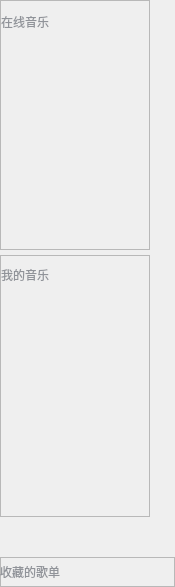
              <widget class="QWidget" name="LeftBox">
               <property name="geometry">
                <rect>
                 <x>0</x>
                 <y>0</y>
                 <width>175</width>
                 <height>587</height>
                </rect>
               </property>
               <layout class="QVBoxLayout" name="verticalLayout_11">
                <property name="spacing">
                 <number>5</number>
                </property>
                <property name="leftMargin">
                 <number>0</number>
                </property>
                <property name="topMargin">
                 <number>0</number>
                </property>
                <property name="rightMargin">
                 <number>0</number>
                </property>
                <property name="bottomMargin">
                 <number>0</number>
                </property>
                <item>
                 <widget class="QFrame" name="OnLineMusicBox">
                  <property name="minimumSize">
                   <size>
                    <width>150</width>
                    <height>190</height>
                   </size>
                  </property>
                  <property name="maximumSize">
                   <size>
                    <width>150</width>
                    <height>250</height>
                   </size>
                  </property>
                  <property name="styleSheet">
                   <string notr="true">#OnLineMusicBox
{
	padding-bottom:20px;
}</string>
                  </property>
                  <property name="frameShape">
                   <enum>QFrame::Shape::StyledPanel</enum>
                  </property>
                  <property name="frameShadow">
                   <enum>QFrame::Shadow::Raised</enum>
                  </property>
                  <layout class="QVBoxLayout" name="verticalLayout_4">
                   <property name="spacing">
                    <number>10</number>
                   </property>
                   <property name="leftMargin">
                    <number>0</number>
                   </property>
                   <property name="topMargin">
                    <number>0</number>
                   </property>
                   <property name="rightMargin">
                    <number>0</number>
                   </property>
                   <property name="bottomMargin">
                    <number>0</number>
                   </property>
                   <item>
                    <widget class="QLabel" name="OnLineMusicText">
                     <property name="maximumSize">
                      <size>
                       <width>16777215</width>
                       <height>30</height>
                      </size>
                     </property>
                     <property name="styleSheet">
                      <string notr="true">color:#909399;
font-size:12px;</string>
                     </property>
                     <property name="text">
                      <string>在线音乐</string>
                     </property>
                    </widget>
                   </item>
                   <item>
                    <widget class="btFrom" name="recbt" native="true">
                     <property name="maximumSize">
                      <size>
                       <width>16777215</width>
                       <height>30</height>
                      </size>
                     </property>
                     <property name="styleSheet">
                      <string notr="true">#testbt
{
}</string>
                     </property>
                    </widget>
                   </item>
                   <item>
                    <widget class="btFrom" name="musicsbt" native="true">
                     <property name="maximumSize">
                      <size>
                       <width>16777215</width>
                       <height>30</height>
                      </size>
                     </property>
                     <property name="styleSheet">
                      <string notr="true">#testbt
{
}</string>
                     </property>
                    </widget>
                   </item>
                   <item>
                    <widget class="btFrom" name="videobt" native="true">
                     <property name="maximumSize">
                      <size>
                       <width>16777215</width>
                       <height>30</height>
                      </size>
                     </property>
                     <property name="styleSheet">
                      <string notr="true">#testbt
{
}</string>
                     </property>
                    </widget>
                   </item>
                   <item>
                    <widget class="btFrom" name="radiobt" native="true">
                     <property name="maximumSize">
                      <size>
                       <width>16777215</width>
                       <height>30</height>
                      </size>
                     </property>
                     <property name="styleSheet">
                      <string notr="true">#testbt
{
}</string>
                     </property>
                    </widget>
                   </item>
                  </layout>
                 </widget>
                </item>
                <item>
                 <widget class="QFrame" name="MyMusic">
                  <property name="minimumSize">
                   <size>
                    <width>0</width>
                    <height>240</height>
                   </size>
                  </property>
                  <property name="maximumSize">
                   <size>
                    <width>150</width>
                    <height>16777215</height>
                   </size>
                  </property>
                  <property name="frameShape">
                   <enum>QFrame::Shape::StyledPanel</enum>
                  </property>
                  <property name="frameShadow">
                   <enum>QFrame::Shadow::Raised</enum>
                  </property>
                  <layout class="QVBoxLayout" name="verticalLayout_5">
                   <property name="spacing">
                    <number>10</number>
                   </property>
                   <property name="leftMargin">
                    <number>0</number>
                   </property>
                   <property name="topMargin">
                    <number>0</number>
                   </property>
                   <property name="rightMargin">
                    <number>0</number>
                   </property>
                   <property name="bottomMargin">
                    <number>0</number>
                   </property>
                   <item>
                    <widget class="QLabel" name="MyMusicText">
                     <property name="maximumSize">
                      <size>
                       <width>16777215</width>
                       <height>30</height>
                      </size>
                     </property>
                     <property name="styleSheet">
                      <string notr="true">color:#909399;
font-size:12px;</string>
                     </property>
                     <property name="text">
                      <string>我的音乐</string>
                     </property>
                    </widget>
                   </item>
                   <item>
                    <widget class="btFrom" name="mLike" native="true">
                     <property name="maximumSize">
                      <size>
                       <width>16777215</width>
                       <height>30</height>
                      </size>
                     </property>
                     <property name="styleSheet">
                      <string notr="true">#testbt
{
}</string>
                     </property>
                    </widget>
                   </item>
                   <item>
                    <widget class="btFrom" name="locaAndLoad" native="true">
                     <property name="maximumSize">
                      <size>
                       <width>16777215</width>
                       <height>30</height>
                      </size>
                     </property>
                     <property name="styleSheet">
                      <string notr="true">#testbt
{
}</string>
                     </property>
                    </widget>
                   </item>
                   <item>
                    <widget class="btFrom" name="recentPlays" native="true">
                     <property name="maximumSize">
                      <size>
                       <width>16777215</width>
                       <height>30</height>
                      </size>
                     </property>
                     <property name="styleSheet">
                      <string notr="true">#testbt
{
}</string>
                     </property>
                    </widget>
                   </item>
                   <item>
                    <widget class="btFrom" name="auditionList" native="true">
                     <property name="maximumSize">
                      <size>
                       <width>16777215</width>
                       <height>30</height>
                      </size>
                     </property>
                     <property name="styleSheet">
                      <string notr="true">#testbt
{
}</string>
                     </property>
                    </widget>
                   </item>
                   <item>
                    <widget class="btFrom" name="PurchMusic" native="true">
                     <property name="maximumSize">
                      <size>
                       <width>16777215</width>
                       <height>30</height>
                      </size>
                     </property>
                     <property name="styleSheet">
                      <string notr="true">#testbt
{
}</string>
                     </property>
                    </widget>
                   </item>
                  </layout>
                 </widget>
                </item>
                <item>
                 <widget class="CollapseSongSheet" name="Collapse01" native="true">
                  <property name="minimumSize">
                   <size>
                    <width>0</width>
                    <height>30</height>
                   </size>
                  </property>
                  <property name="maximumSize">
                   <size>
                    <width>16777215</width>
                    <height>30</height>
                   </size>
                  </property>
                 </widget>
                </item>
                <item>
                 <widget class="QFrame" name="CollectSongList">
                  <property name="minimumSize">
                   <size>
                    <width>0</width>
                    <height>30</height>
                   </size>
                  </property>
                  <property name="maximumSize">
                   <size>
                    <width>16777215</width>
                    <height>30</height>
                   </size>
                  </property>
                  <property name="frameShape">
                   <enum>QFrame::Shape::StyledPanel</enum>
                  </property>
                  <property name="frameShadow">
                   <enum>QFrame::Shadow::Raised</enum>
                  </property>
                  <widget class="QLabel" name="label_2">
                   <property name="geometry">
                    <rect>
                     <x>0</x>
                     <y>0</y>
                     <width>150</width>
                     <height>30</height>
                    </rect>
                   </property>
                   <property name="styleSheet">
                    <string notr="true">color:#909399;
font-size:12px;</string>
                   </property>
                   <property name="text">
                    <string>收藏的歌单</string>
                   </property>
                  </widget>
                 </widget>
                </item>
               </layout>
              </widget>
